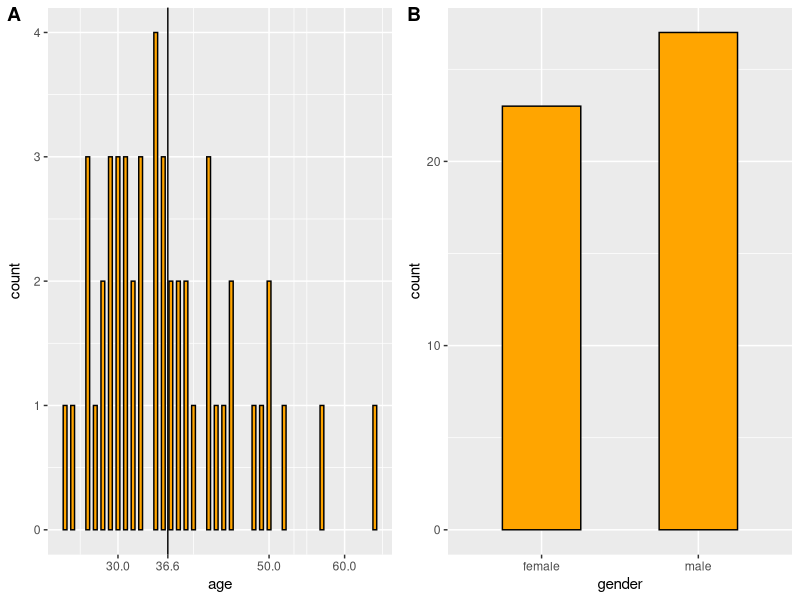
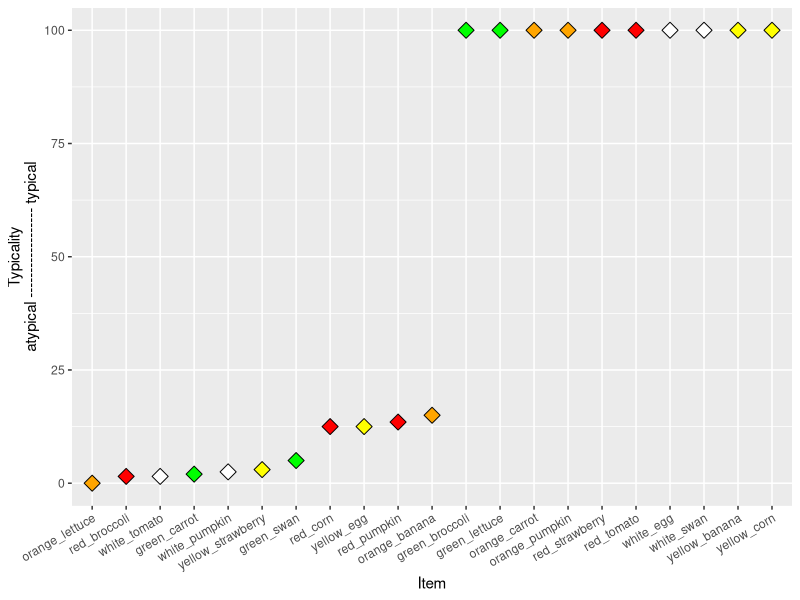
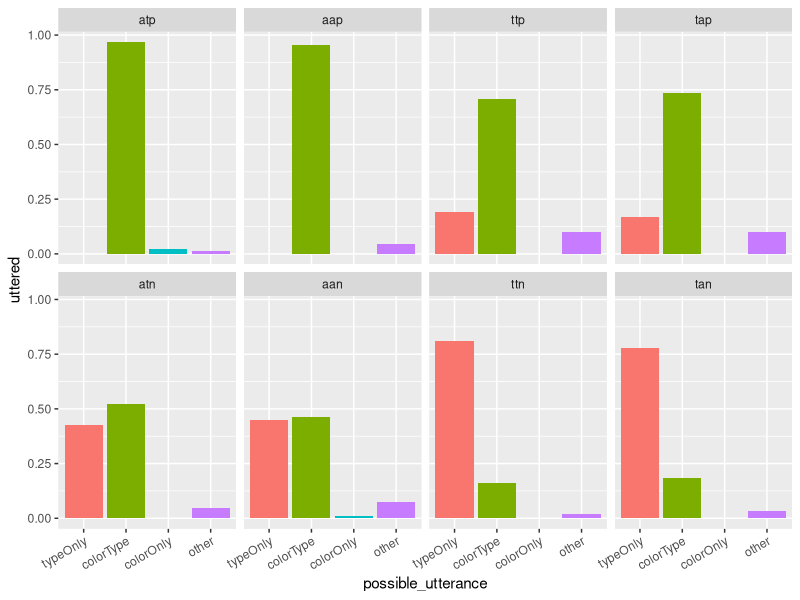
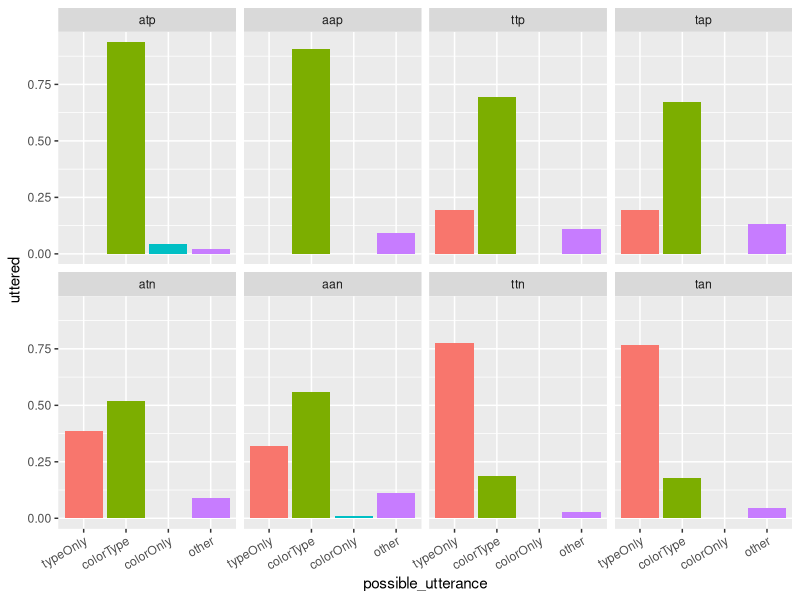
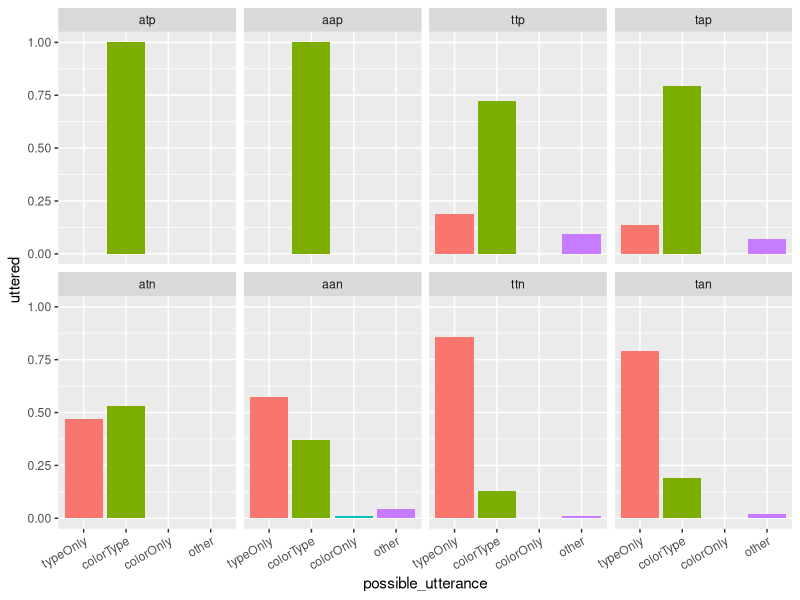
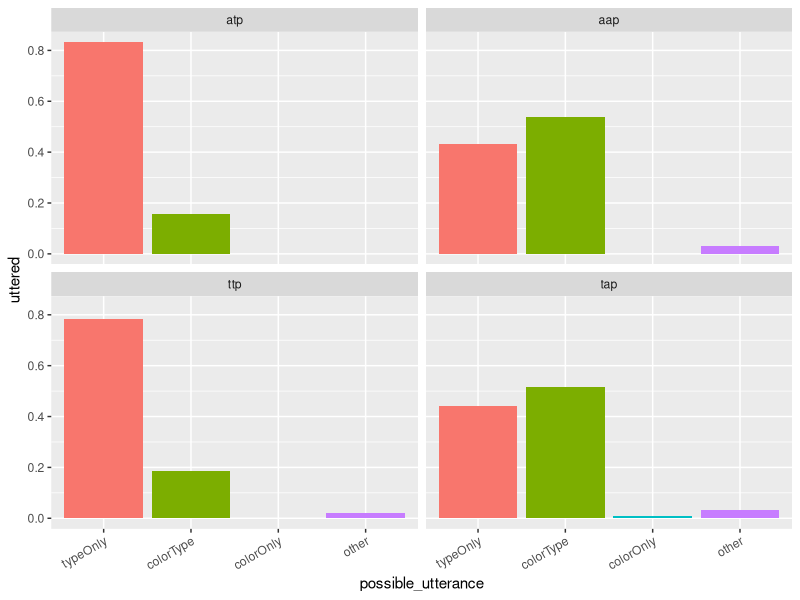
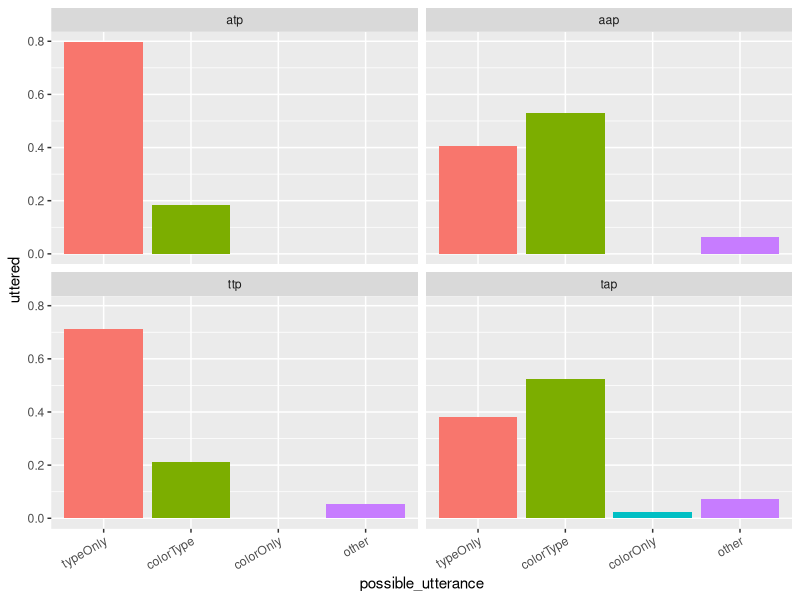
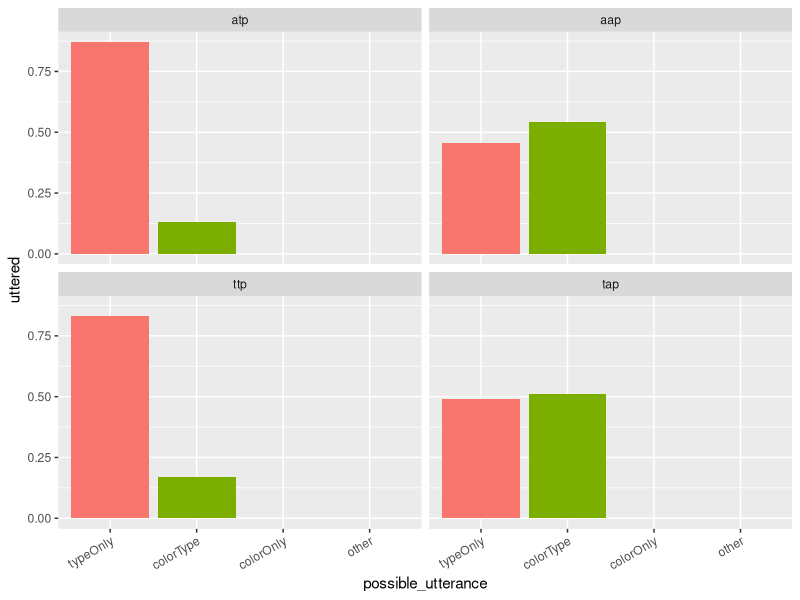

Reproduce these figures in R, in order. (Note: this script raises an error after producing the figures.)
## ---- chunk 1
knitr::opts_chunk$set(echo = TRUE)
## ---- chunk 2
library(cowplot)
library(tidyverse)
library(here)

df_import1 = read_csv(here::here("data","02_production","02_main","data1.csv")) %>%
  # exclude test
  # weird filter property will exclude NAs
  filter(is.na(comments) | !str_detect(comments,"TEST")) %>%
  filter(!str_detect(conversation, "elisakreiss"))

df_import = read_csv(here::here("data","02_production","02_main","data2.csv")) %>%
  # exclude test
  # weird filter property will exclude NAs
  filter(is.na(comments) | !str_detect(comments,"TEST")) %>% 
  filter(!str_detect(conversation, "elisakreiss")) %>% 
  bind_rows(df_import1)
## ---- chunk 3

# to identify multiple submissions
table(df_import$anon_worker_id)
# popular spellings of "english"
engl_spellings = c("english", "englis", "eng", "engilsh", "englsh", "en", "emglish")

# Exclusions
# glb_variant 1 => speaker
df_preclean = df_import %>% 
  # multiple submissions
  group_by(anon_worker_id) %>% 
  # mutate(blub = n()) %>% 
  filter(!(n() > 60)) %>% 
  ungroup() %>% 
  # if native language is not english
  mutate_at(vars(languages), funs(str_to_lower(.))) %>% 
  mutate_at(vars(languages), funs(ifelse(. %in% engl_spellings, "english", .))) %>%
  filter(glb_variant == 1 & str_detect(languages, "english")) 

position_encoder = df_preclean %>% 
  filter(str_detect(conversation, "top|bottom|left|right|1|2|3|4")) %>% 
  select(anon_worker_id, conversation) %>% 
  group_by(anon_worker_id) %>% 
  summarize(all_trials = n()) %>% 
  ungroup() %>% 
  filter(all_trials > 5)

posenc_list = as.list(position_encoder['anon_worker_id'])$anon_worker_id

taboo_player = df_preclean %>% 
  filter(str_detect(conversation, "thing|monkey|vegetable|swimmer|comes from chicken|halloween|make a salad with it|normally|oval|love bird|leaves|on one end|round|long")) %>%
  select(anon_worker_id, conversation) %>%
  group_by(anon_worker_id) %>% 
  mutate(all_trials = n()) %>% 
  ungroup() %>% 
  filter(all_trials > 6)

taboo_player_list = as.list(taboo_player['anon_worker_id'])$anon_worker_id

df_clean = df_preclean %>% 
  filter(!(anon_worker_id %in% posenc_list)) %>% 
  filter(!(anon_worker_id %in% taboo_player_list))

# number of participants before exclusion (68; 34)
length(unique(df_import$anon_worker_id))
# number of participants after exclusion (29)
length(unique(df_clean$anon_worker_id))
## ---- chunk 4
# create main df
df = df_clean
## ---- chunk 5

df_subj = df %>% 
  select(age,gender,timeSpent,anon_worker_id) %>% 
  distinct() %>% 
  mutate_at(vars(age), funs(as.integer(.)))

mean_age = round(mean(df_subj$age),digits = 1)
p_age = ggplot(df_subj,aes(x=age)) +
  geom_bar(width = .5,
           fill = "orange",
           color = "black") +
  geom_vline(xintercept= mean_age) +
  scale_x_continuous(breaks=c(20,30,50,60,70,mean_age))

p_gen = ggplot(df_subj,aes(x=gender)) +
  geom_bar(width = .5,
           fill = "orange",
           color = "black")

# mean_time = round(mean(df_subj$timeSpent), digits = 1)
# median_time = round(median(df_subj$timeSpent), digits = 1)
# p_time = ggplot(df_subj,aes(x=timeSpent)) +
#   geom_histogram(fill = "orange",
#            color = "black") +
#   geom_vline(xintercept=mean_time) +
#   geom_vline(xintercept=median_time,linetype="dashed") +
#   scale_x_continuous(breaks=c(median_time,mean_time,floor(5),floor(15),floor(20))) +
#   xlab("time spent") +
#   theme(axis.text.x = element_text(angle = 45, hjust = 1))

plot_grid(p_age, p_gen, labels = "AUTO", ncol = 2, align = 'v')

## ---- chunk 6

typ_data = read_csv(here::here("data","01_norming","02_main","typicality_data.csv")) %>% 
  filter(!(col_type=="green_corn" | col_type=="white_carrot" | type=="snowman")) %>% 
  mutate(bin_typ=ifelse(typicality>50,"typical","atypical"))

ggplot(typ_data, aes(x=reorder(col_type,typicality), y=typicality, fill=color)) +
  geom_point(size=4,
             color="black",
             shape=23) +
  scale_fill_identity() +
  theme(axis.text.x = element_text(angle = 30, hjust = 1)) +
  xlab("Item") +
  ylab("Typicality\natypical ------------------ typical")

typ_data_short = typ_data %>% 
  select(col_type, typicality)
## ---- chunk 7
df_time = df %>% 
  mutate(time = endTime - startTime) %>% 
  mutate_at(vars(time), funs(./60)) %>% 
  mutate_at(vars(time), funs(./60)) %>% 
  filter(time <= 4) %>% 
  select(speaker_chat)

## ---- chunk 8

# TODO: get rid of taboo stuff

color = c("yellow|yell|red|ref|orange|orng|ornage|orang|orane|oragne|white|whtie|green")

## ---- chunk 9
# most conservative split
cons_type = c("banana|banaa|bananna|nana|banan|bannaa|ban|broccoli|broc|carrot|carro|carot|cararot|c arrot|corn|tomato|tom|tamayo|egg|strawberry|straw|str|berry|lettuce|letc|cabbage|cabb|cabage|swan|goose|duck|pumpkin|pump|punmkn|pum")
# type_null = c("thing|one")
cons_other_types = c("lemon|bird|vegetable|fruit|ruit|cauliflower|califlower|cauli|caul|circle|tree|onion|animal")
# cons_type = c("banana|banaa|bananna|nana|banan|bannaa|ban|broccoli|broc|carrot|carro|carot|corn|tomato|tom|tamayo|egg|strawberry|straw|str|berry|lettuce|letc|swan|goose|pumpkin|pump|punmkn|pum")
# cons_other_types = c("lemon|cabbage|cabb|cabage|bird|vegetable|thing|one|fruit|ruit|cauliflower|cauli|caul|circle|tree|onion|animal")
cons_other_mod = c("original|normal|natural|natural color|un-natural|with color|no color|without color|with the correct color|off color|original color|regular|weird|not red|seasick|dyed|small|round|supposed to be|big|ugly|different color|different colour|no banana|not")

df_main = df %>% 
  mutate(target_item = str_c(targetcompColor, targetType, sep="_")) %>% 
  mutate(comp_item = str_c(targetcompColor, compType, sep="_")) %>% 
  select(intended_target, condition, speaker_chat, trial_number, anon_worker_id, target_item, targetType, comp_item, selected_image) %>% 
  # filter everything with longer conversations (corrections) on speaker side
  filter(!str_detect(speaker_chat, "\\|\\|\\|")) %>% 
  # mutate(refexp = str_c("::",speaker_chat,"::")) %>% 
  mutate(refexp = speaker_chat) %>% 
  # TODO: filter out all \n
  mutate_at(vars(refexp), funs(str_to_lower(.))) %>% 
  filter(!str_detect(refexp,"bottom")) %>% 
  # categorization
  mutate(ColorMention = ifelse(str_detect(refexp,color), 1, 0)) %>% 
  mutate(OtherModMention = ifelse(str_detect(refexp,cons_other_mod), 1, 0)) %>% 
  mutate(TypeMention = ifelse(str_detect(refexp,cons_type), 1, 0)) %>% 
  mutate(OtherTypeMention = ifelse(str_detect(refexp,cons_other_types), 1, 0)) %>% 
  
  mutate(UtteranceCat = case_when(
    (OtherModMention == 1) | (OtherTypeMention == 1) ~ "other",
    (ColorMention == 1) & (TypeMention == 1) ~ "colorType",
    (ColorMention == 1) ~ "colorOnly",
    (TypeMention == 1) ~ "typeOnly",
    TRUE ~ "whatisthis?"
  ))

# df_main %>%
#   select(anon_worker_id, refexp, UtteranceCat, condition) %>%
#   filter(condition == "tap",
#          UtteranceCat == "typeOnly") %>%
#   view()

# "other" utterances are mainly expressions that include: 
# cauliflower, lemon, (un)natural, regular, original color, off color (bird, with/out color, fruit, vegetable)
# df_main %>% 
#   filter(UtteranceCat == "other") %>% 
#   view()
## ---- chunk 10
df_plot_target = df_main %>% 
  select(intended_target, condition, refexp, UtteranceCat, trial_number, anon_worker_id, selected_image, target_item) %>% 
  filter(intended_target == "target") %>% 
  mutate(wrong_selection = !str_detect(selected_image, target_item)) %>% 
  filter(!wrong_selection) %>% 
  slice(rep(1:n(), each = 4)) %>%
  mutate(possible_utterance = rep_len(c("colorType", "colorOnly", "typeOnly", "other"), 
                                  length.out=n())) %>% 
  mutate(uttered = ifelse(UtteranceCat==possible_utterance,1,0)) %>% 
  mutate_at(vars(possible_utterance),
            funs(factor(., levels=c("typeOnly", "colorType", "colorOnly", "other")))) %>%
  mutate_at(vars(condition),
            funs(factor(., levels=c("atp", "aap", "ttp", "tap", "atn", "aan", "ttn", "tan"))))

ggplot(df_plot_target, aes(x=possible_utterance, y=uttered, fill=possible_utterance)) +
  facet_wrap(~condition, nrow=2) +
  # mean
  stat_summary(fun.y = "mean",
               geom = "bar",
               position = position_dodge(width = 0.9)) +
  # error bars 
  stat_summary(fun.data = "mean_cl_boot",
               geom = "linerange",
               color = "darkgrey",
               position = position_dodge(width = 0.9)) +
  theme(axis.text.x = element_text(angle = 30, hjust = 1)) +
  theme(legend.position = "none")
  

df_plot_target %>% 
  filter(trial_number <= 30) %>% 
  ggplot(., aes(x=possible_utterance, y=uttered, fill=possible_utterance)) +
    facet_wrap(~condition, nrow=2) +
    # mean
    stat_summary(fun.y = "mean",
                 geom = "bar",
                 position = position_dodge(width = 0.9)) +
    # error bars 
    stat_summary(fun.data = "mean_cl_boot",
                 geom = "linerange",
                 color = "darkgrey",
                 position = position_dodge(width = 0.9)) +
    theme(axis.text.x = element_text(angle = 30, hjust = 1)) +
    theme(legend.position = "none")

df_plot_target %>% 
  filter(trial_number > 30) %>% 
  ggplot(., aes(x=possible_utterance, y=uttered, fill=possible_utterance)) +
    facet_wrap(~condition, nrow=2) +
    # mean
    stat_summary(fun.y = "mean",
                 geom = "bar",
                 position = position_dodge(width = 0.9)) +
    # error bars 
    stat_summary(fun.data = "mean_cl_boot",
                 geom = "linerange",
                 color = "darkgrey",
                 position = position_dodge(width = 0.9)) +
    theme(axis.text.x = element_text(angle = 30, hjust = 1)) +
    theme(legend.position = "none")

# First half vs second half: ColorType utterances reduce in atn and aan condition in second trial half; "other" utterances reduce in second trial half
## ---- chunk 11
df_plot_comp = df_main %>% 
  select(intended_target, condition, refexp, UtteranceCat, trial_number, anon_worker_id, selected_image, comp_item) %>% 
  filter(intended_target == "firstDistractor") %>% 
  mutate(wrong_selection = !str_detect(selected_image, comp_item)) %>% 
  filter(!wrong_selection) %>% 
  slice(rep(1:n(), each = 4)) %>%
  mutate(possible_utterance = rep_len(c("colorType", "colorOnly", "typeOnly", "other"), 
                                  length.out=n())) %>% 
  mutate(uttered = ifelse(UtteranceCat==possible_utterance,1,0)) %>% 
  mutate_at(vars(possible_utterance),
            funs(factor(., levels=c("typeOnly", "colorType", "colorOnly", "other")))) %>%
  mutate_at(vars(condition),
            funs(factor(., levels=c("atp", "aap", "ttp", "tap", "atn", "aan", "ttn", "tan"))))

ggplot(df_plot_comp, aes(x=possible_utterance, y=uttered, fill=possible_utterance)) +
  facet_wrap(~condition, nrow=2) +
  # mean
  stat_summary(fun.y = "mean",
               geom = "bar",
               position = position_dodge(width = 0.9)) +
  # error bars 
  stat_summary(fun.data = "mean_cl_boot",
               geom = "linerange",
               color = "darkgrey",
               position = position_dodge(width = 0.9)) +
  theme(axis.text.x = element_text(angle = 30, hjust = 1)) +
  theme(legend.position = "none")
  

df_plot_comp %>% 
  filter(trial_number <= 30) %>% 
  ggplot(., aes(x=possible_utterance, y=uttered, fill=possible_utterance)) +
    facet_wrap(~condition, nrow=2) +
    # mean
    stat_summary(fun.y = "mean",
                 geom = "bar",
                 position = position_dodge(width = 0.9)) +
    # error bars 
    stat_summary(fun.data = "mean_cl_boot",
                 geom = "linerange",
                 color = "darkgrey",
                 position = position_dodge(width = 0.9)) +
    theme(axis.text.x = element_text(angle = 30, hjust = 1)) +
    theme(legend.position = "none")

df_plot_comp %>% 
  filter(trial_number > 30) %>% 
  ggplot(., aes(x=possible_utterance, y=uttered, fill=possible_utterance)) +
    facet_wrap(~condition, nrow=2) +
    # mean
    stat_summary(fun.y = "mean",
                 geom = "bar",
                 position = position_dodge(width = 0.9)) +
    # error bars 
    stat_summary(fun.data = "mean_cl_boot",
                 geom = "linerange",
                 color = "darkgrey",
                 position = position_dodge(width = 0.9)) +
    theme(axis.text.x = element_text(angle = 30, hjust = 1)) +
    theme(legend.position = "none")

# First half vs second half: ColorType utterances reduce in atn and aan condition in second trial half; "other" utterances reduce in second trial half
## ---- chunk 12

nocontrast_comp = df_main %>% 
  mutate(contrast_present = ifelse(str_detect(condition, "p"), 1, 0)) %>% 
  filter((intended_target == "target") & (contrast_present == 0)) %>%
  mutate(wrong_selection = !str_detect(selected_image, target_item)) %>% 
  filter(!wrong_selection) %>% 
  filter(UtteranceCat=="colorType" | UtteranceCat=="typeOnly") %>% 
  mutate(ColMentioned = ifelse(UtteranceCat=="colorType", 1, 0)) %>%  
  mutate_at(vars(intended_target), funs(ifelse(. == "target", "firstDistractor", "FIRE"))) %>% 
  mutate(target_typ = ifelse(str_sub(condition,2,2) == "t", 0, 1)) %>% 
  mutate(comp_typ = ifelse(str_sub(condition,1,1) == "t", 0, 1))

cuny_plot = df_main %>% 
  filter(intended_target == "firstDistractor" | intended_target == "target") %>%
  mutate(wrong_selection = case_when(
    (intended_target == "firstDistractor") ~ !str_detect(selected_image, comp_item),
    (intended_target == "target") ~ !str_detect(selected_image, target_item),
    TRUE ~ TRUE)) %>% 
  filter(!wrong_selection) %>% 
  filter(UtteranceCat=="colorType" | UtteranceCat=="typeOnly") %>% 
  mutate(ColMentioned = ifelse(UtteranceCat=="colorType", 1, 0)) %>%  
  mutate(contrast_present = ifelse(str_detect(condition, "p"), 1, 0)) %>% 
  mutate(target_typ = case_when(
    (intended_target == "target") & (str_sub(condition,1,1) == "t") ~ 0,
    (intended_target == "target") & (str_sub(condition,1,1) == "a") ~ 1,
    (intended_target == "firstDistractor") & (str_sub(condition,1,1) == "t") ~ 0,
    TRUE ~ 1
  )) %>% 
  mutate(comp_typ = case_when(
    (intended_target == "target") & (str_sub(condition,2,2) == "t") ~ 0,
    (intended_target == "target") & (str_sub(condition,2,2) == "a") ~ 1,
    (intended_target == "firstDistractor") & (str_sub(condition,2,2) == "t") ~ 0,
    TRUE ~ 1
  )) %>% 
  bind_rows(nocontrast_comp) %>% 
  mutate_at(vars(intended_target), funs(ifelse(. == "firstDistractor", "competitor", .))) %>% 
  mutate_at(vars(intended_target),
            funs(factor(., levels=c("target", "competitor")))) %>% 
  mutate_at(vars(comp_typ), funs(ifelse(. == 0, "typical", "atypical"))) %>% 
  mutate_at(vars(comp_typ),
            funs(factor(., levels=c("typical", "atypical")))) %>% 
  mutate_at(vars(contrast_present), funs(ifelse(. == 0, "no contrast", "contrast")))
  # mutate_at(vars(comp_typ),
  #           funs(factor(., levels=c("typical", "atypical"))))


# glimpse(cuny_plot)
typical_color = "#cc79a7" # purple
atypical_color = "#0071b2" # blue

ggplot(cuny_plot, aes(x=intended_target, y=ColMentioned, group=comp_typ, fill=comp_typ)) +
  # facet_wrap(~contrast_present) +
  # mean
  stat_summary(fun.y = "mean",
               geom = "bar",
               position = position_dodge(width = 0.9)) +
  # error bars 
  stat_summary(fun.data = "mean_cl_boot",
               geom = "linerange",
               color = "darkgrey",
               position = position_dodge(width = 0.9)) +
  xlab("Item that is being referred to") +
  ylab("Probability of modifier use") +
  labs(fill='Competitor typicality') +
  scale_fill_manual(values=c(typical_color, atypical_color)) +
  # theme(axis.text.x = element_text(angle = 30, hjust = 1)) +
  theme(legend.position = "top")

ggsave("cuny_prod.png", width = 5, height = 3)

# Judith's plots

target_color = "#d55e00" # red
comp_color = "#009e74"

ggplot(cuny_plot, aes(x=comp_typ, y=ColMentioned, group=intended_target, fill=intended_target)) +
  # facet_wrap(~contrast_present) +
  # mean
  stat_summary(fun.y = "mean",
               geom = "bar",
               width = 0.6,
               position = position_dodge(width = 0.6)) +
  # error bars 
  stat_summary(fun.data = "mean_cl_boot",
               geom = "errorbar",
               color = "black",
               size = .3,
               width = 0.3,
               position = position_dodge(width = 0.6)) +
  xlab("Competitor typicality") +
  ylab("Probability of modifier use") +
  labs(fill='Item that is\nbeing referred to') +
  scale_fill_manual(values=c(target_color, comp_color)) +
  # theme(axis.text.x = element_text(angle = 30, hjust = 1)) +
  theme(legend.position = "top")

ggsave("cuny_prod_judith1.png", width = 5, height = 3)

ggplot(cuny_plot, aes(x=contrast_present, y=ColMentioned, group=intended_target, fill=intended_target)) +
  # facet_wrap(~contrast_present) +
  # mean
  stat_summary(fun.y = "mean",
               geom = "bar",
               width = 0.6,
               position = position_dodge(width = 0.6)) +
  # error bars 
  stat_summary(fun.data = "mean_cl_boot",
               geom = "errorbar",
               color = "black",
               size = .3,
               width = 0.3,
               position = position_dodge(width = 0.6)) +
  xlab("Contrast presence") +
  ylab("Probability of modifier use") +
  labs(fill='Item that is\nbeing referred to') +
  scale_fill_manual(values=c(target_color, comp_color)) +
  # theme(axis.text.x = element_text(angle = 30, hjust = 1)) +
  theme(legend.position = "top")

ggsave("cuny_prod_judith2.png", width = 5, height = 3)

## ---- chunk 13

df_plot_byitem = df_main %>% 
  select(intended_target, condition, refexp, UtteranceCat, trial_number, target_item, targetType, selected_image) %>% 
  filter(intended_target == "target") %>%
  mutate(wrong_selection = !str_detect(selected_image, target_item)) %>% 
  filter(!wrong_selection) %>% 
  filter(UtteranceCat=="colorType" | UtteranceCat=="typeOnly") %>%
  mutate(ColMentioned = ifelse(UtteranceCat=="colorType", 1, 0)) %>% 
  mutate(coll_cond = case_when(
    str_detect(condition, "p") & str_sub(condition,1,1) == "t" ~ "contrast_typ",
    str_detect(condition, "p") & str_sub(condition,1,1) == "a" ~ "contrast_atyp",
    str_sub(condition,1,1) == "a" ~ "atyp",
    str_sub(condition,1,1) == "t" ~ "typ",
    TRUE ~ "FIRE"
  )) %>% 
  mutate_at(vars(coll_cond),
            funs(factor(., levels=c("contrast_atyp", "contrast_typ", "atyp", "typ"))))

ggplot(df_plot_byitem, aes(x=coll_cond, y=ColMentioned)) +
  facet_wrap(~targetType, nrow=2) +
  # mean
  stat_summary(fun.y = "mean",
               geom = "bar",
               position = position_dodge(width = 0.9)) +
  # error bars 
  stat_summary(fun.data = "mean_cl_boot",
               geom = "linerange",
               color = "darkgrey",
               position = position_dodge(width = 0.9)) +
  theme(axis.text.x = element_text(angle = 30, hjust = 1)) +
  theme(legend.position = "none")

table(df_plot_byitem$targetType, df_plot_byitem$coll_cond)

## ---- chunk 14
df_plot_target = df_main %>% 
  select(intended_target, condition, refexp, UtteranceCat, trial_number, target_item, targetType, selected_image, anon_worker_id) %>% 
  filter(intended_target == "target") %>%
  mutate(wrong_selection = !str_detect(selected_image, target_item)) %>% 
  filter(!wrong_selection) %>% 
  filter(UtteranceCat=="colorType" | UtteranceCat=="typeOnly") %>% 
  mutate(ColMentioned = ifelse(UtteranceCat=="colorType", 1, 0)) %>% 
  mutate(coll_cond = case_when(
    str_detect(condition, "p") ~ "contrast",
    str_sub(condition,1,1) == "a" ~ "atyp",
    str_sub(condition,1,1) == "t" ~ "typ",
    TRUE ~ "FIRE"
  )) %>% 
  mutate_at(vars(coll_cond),
            funs(factor(., levels=c("contrast", "atyp", "typ"))))

ggplot(df_plot_target, aes(x=coll_cond, y=ColMentioned)) +
  facet_wrap(~anon_worker_id, nrow=2) +
  # mean
  stat_summary(fun.y = "mean",
               geom = "bar",
               position = position_dodge(width = 0.9)) +
  # error bars 
  stat_summary(fun.data = "mean_cl_boot",
               geom = "linerange",
               color = "darkgrey",
               position = position_dodge(width = 0.9)) +
  theme(axis.text.x = element_text(angle = 30, hjust = 1)) +
  theme(legend.position = "none")

# participant 462219836317466 always used "off color" and "original color" utterances
table(df_plot_target$anon_worker_id, df_plot_target$ColMentioned)

# df_main %>% 
  # filter(anon_worker_id == "462219836317466") %>% 
  # select(refexp, condition, target_item, selected_image) %>% 
  # view()
  
## ---- chunk 15
# df_check = df_model_prereg %>%
#   group_by(target_item,comp_item,contrast) %>%
#   summarize(n = n()) %>%
#   view()
# 
# df_check

# all uttProbs if target is the target (for all conditions)
df_rsa_target = df_model_prereg %>%
  group_by(condition) %>%
  summarize(uttProb = mean(ColMentioned)) %>%
  ungroup() %>%
  mutate(intended_target = "target") %>%
  select(uttProb, condition, intended_target)

# uttProbs if comp is the target (for contrast-present conditions)
df_rsa_comp_prep = df_main %>%
  filter(intended_target == "firstDistractor") %>%
  mutate(wrong_selection = !str_detect(selected_image, comp_item)) %>%
  filter(!wrong_selection) %>%
  filter(UtteranceCat=="colorType" | UtteranceCat=="typeOnly") %>%
  mutate(ColMentioned = ifelse(UtteranceCat=="colorType", 1, 0)) %>%
  group_by(condition) %>%
  summarize(uttProb = mean(ColMentioned)) %>%
  ungroup() %>%
  select(uttProb, condition)


df_rsa_comp = df_model_prereg %>%
  group_by(condition) %>%
  summarize(uttProb = mean(ColMentioned)) %>%
  ungroup() %>%
  filter(!str_detect(condition, "p")) %>%
  mutate_at(vars(condition), funs(case_when(
    .=="atn" ~ "tan",
    .=="tan" ~ "atn",
    TRUE ~ .
  ))) %>%
  select(uttProb, condition) %>%
  bind_rows(df_rsa_comp_prep) %>%
  mutate(intended_target = "comp")

df_rsa = df_rsa_target %>%
  bind_rows(df_rsa_comp)

df_rsa

write_csv(df_rsa, "df_rsa.csv")

table(df_main$target_item,df_main$comp_item)
## ---- chunk 16
df_model_prereg = df_model_prereg %>%
  mutate(Contrast = fct_recode(contrast, "present"="1","absent"="0"), TargetTyp = fct_recode(target_typ_bin, "typical t"="1","atypical t"="0"), CompTyp = fct_recode(comp_typ_bin, "typical c"="1","atypical c"="0"), ColorMentioned = fct_recode(ColMentioned,"mentioned"="1","not mentioned"="0"))

#about half the time, color is mentioned
table(df_model_prereg$ColorMentioned)

# there is only a contrast one third of the time, but when there is, color is almost always mentioned (90%), whereas when there's not, bias is towards NOT mentioning color (35% color mentions)
table(df_model_prereg$Contrast)
prop.table(table(df_model_prereg$Contrast,df_model_prereg$ColorMentioned),mar=c(1))

# almost perfectly crossed target and competitor typicality
table(df_model_prereg$TargetTyp,df_model_prereg$CompTyp)

# within each level of the imbalanced contrast presence variable, almost perfectly balanced occurrences of typical and atypical targets/compettitors
table(df_model_prereg$TargetTyp,df_model_prereg$CompTyp,df_model_prereg$Contrast)

# if we split the data further by whether or not color was mentioned, we see that color is never not mentioned when a contrast is present and the target is typical -- this is likely to create problems for the model
table(df_model_prereg$TargetTyp,df_model_prereg$CompTyp,df_model_prereg$Contrast,df_model_prereg$ColorMentioned)

## ---- chunk 17
# modifier mention ~ contrast presence*typicality of target*typicality of competitor + (1+contrast presence*typicality of target|participant) + (1+contrast presence*typicality of target*typicality of competitor|item)
f_prereg = ColMentioned ~ c_contrast_present*c_target_typ*c_comp_typ + (1+contrast_present+c_target_typ+c_comp_typ|anon_worker_id) + (1+contrast_present+c_target_typ+c_comp_typ|targetType)

# JD model code
df_model_prereg$targetType = as.factor(df_model_prereg$targetType)

# ok, here's why the production model won't converge: it's because in the contrast present/typical target condition, everybody always mentions color. this means that there is no variability that the model can use to estimate the variance for the interaction of contrast presence and target typicality. which is why any model that included the two-way interaction between contrast presence and target typicality wouldn't converge (or rather, if you look at the summaries of those models' output, you'll see that the SE estimates for any interaction predictor involving both contrast presence and target typicality are through the roof). so here's the model that DOES converge because it doesn't include the problematic interaction terms
m = glmer(ColMentioned ~ c_contrast + c_target_typ_bin + c_comp_typ_bin + c_contrast:c_comp_typ_bin + c_target_typ_bin:c_comp_typ_bin + (1|anon_worker_id) + (1|targetType), data = df_model_prereg, family = "binomial")
summary(m)


# 1 NO RANDOM EFFECTS
# 1.1 Binned typicality
# 1.1.1 Centered typicality & contrast

m = glm(ColMentioned ~ c_contrast+c_target_typ_bin+c_comp_typ_bin, data = df_model_prereg, family = "binomial")
summary(m)

m = glm(ColMentioned ~ c_contrast+c_target_typ_bin+c_comp_typ_bin+c_contrast:c_target_typ_bin, data = df_model_prereg, family = "binomial")
summary(m)

m = glm(ColMentioned ~ c_contrast+c_target_typ_bin+c_comp_typ_bin+c_contrast:c_comp_typ_bin, data = df_model_prereg, family = "binomial")
summary(m)

m = glm(ColMentioned ~ c_contrast+c_target_typ_bin+c_comp_typ_bin+c_comp_typ_bin:c_target_typ_bin, data = df_model_prereg, family = "binomial")
summary(m)

m = glm(ColMentioned ~ c_contrast*c_target_typ_bin*c_comp_typ_bin, data = df_model_prereg, family = "binomial")
summary(m)

# 1.1.2 Centered typicality & non-centered contrast

m = glm(ColMentioned ~ contrast+c_target_typ_bin+c_comp_typ_bin, data = df_model_prereg, family = "binomial")
summary(m)

m = glm(ColMentioned ~ contrast+c_target_typ_bin+c_comp_typ_bin+contrast:c_target_typ_bin, data = df_model_prereg, family = "binomial")
summary(m)

m = glm(ColMentioned ~ contrast+c_target_typ_bin+c_comp_typ_bin+contrast:c_comp_typ_bin, data = df_model_prereg, family = "binomial")
summary(m)

m = glm(ColMentioned ~ contrast+c_target_typ_bin+c_comp_typ+c_comp_typ_bin:c_target_typ_bin, data = df_model_prereg, family = "binomial")
summary(m)

m = glm(ColMentioned ~ contrast*c_target_typ_bin*c_comp_typ_bin, data = df_model_prereg, family = "binomial")
summary(m)

# 1.1.3 Non-centered typicality & centered contrast

m = glm(ColMentioned ~ c_contrast+target_typ_bin+comp_typ_bin, data = df_model_prereg, family = "binomial")
summary(m)

m = glm(ColMentioned ~ c_contrast+target_typ_bin+comp_typ_bin+c_contrast:target_typ_bin, data = df_model_prereg, family = "binomial")
summary(m)

m = glm(ColMentioned ~ c_contrast+target_typ_bin+comp_typ_bin+c_contrast:comp_typ_bin, data = df_model_prereg, family = "binomial")
summary(m)

m = glm(ColMentioned ~ c_contrast+target_typ_bin+comp_typ_bin+comp_typ_bin:target_typ_bin, data = df_model_prereg, family = "binomial")
summary(m)

m = glm(ColMentioned ~ c_contrast*target_typ_bin*comp_typ_bin, data = df_model_prereg, family = "binomial")
summary(m)

# 1.1.4 Non-centered typicality & contrast

m = glm(ColMentioned ~ contrast+target_typ_bin+comp_typ_bin, data = df_model_prereg, family = "binomial")
summary(m)

m = glm(ColMentioned ~ contrast+target_typ_bin+comp_typ_bin+contrast:target_typ_bin, data = df_model_prereg, family = "binomial")
summary(m)

m = glm(ColMentioned ~ contrast+target_typ_bin+comp_typ_bin+contrast:comp_typ_bin, data = df_model_prereg, family = "binomial")
summary(m)

m = glm(ColMentioned ~ contrast+target_typ_bin+comp_typ_bin+comp_typ_bin:target_typ_bin, data = df_model_prereg, family = "binomial")
summary(m)

m = glm(ColMentioned ~ contrast*target_typ_bin*comp_typ_bin, data = df_model_prereg, family = "binomial")
summary(m)

# 1.2 Continuous typicality
# 1.2.1 Centered typicality & contrast

m = glm(ColMentioned ~ c_contrast+c_target_typ+c_comp_typ, data = df_model_prereg, family = "binomial")
summary(m)

m = glm(ColMentioned ~ c_contrast+c_target_typ+c_comp_typ+c_contrast:c_target_typ, data = df_model_prereg, family = "binomial")
summary(m)

m = glm(ColMentioned ~ c_contrast+c_target_typ+c_comp_typ+c_contrast:c_comp_typ, data = df_model_prereg, family = "binomial")
summary(m)

m = glm(ColMentioned ~ c_contrast+c_target_typ+c_comp_typ+c_comp_typ:c_target_typ, data = df_model_prereg, family = "binomial")
summary(m)

m = glm(ColMentioned ~ c_contrast*c_target_typ*c_comp_typ, data = df_model_prereg, family = "binomial")
summary(m)

# 1.2.2 Centered typicality & non-centered contrast

m = glm(ColMentioned ~ contrast+c_target_typ+c_comp_typ, data = df_model_prereg, family = "binomial")
summary(m)

m = glm(ColMentioned ~ contrast+c_target_typ+c_comp_typ+contrast:c_target_typ, data = df_model_prereg, family = "binomial")
summary(m)

m = glm(ColMentioned ~ contrast+c_target_typ+c_comp_typ+contrast:c_comp_typ, data = df_model_prereg, family = "binomial")
summary(m)

m = glm(ColMentioned ~ contrast+c_target_typ+c_comp_typ+c_comp_typ:c_target_typ, data = df_model_prereg, family = "binomial")
summary(m)

m = glm(ColMentioned ~ contrast*c_target_typ*c_comp_typ, data = df_model_prereg, family = "binomial")
summary(m)

# 1.2.3 Non-centered typicality & centered contrast

m = glm(ColMentioned ~ c_contrast+target_typ+comp_typ, data = df_model_prereg, family = "binomial")
summary(m)

m = glm(ColMentioned ~ c_contrast+target_typ+comp_typ+c_contrast:target_typ, data = df_model_prereg, family = "binomial")
summary(m)

m = glm(ColMentioned ~ c_contrast+target_typ+comp_typ+c_contrast:comp_typ, data = df_model_prereg, family = "binomial")
summary(m)

m = glm(ColMentioned ~ c_contrast+target_typ+comp_typ+comp_typ:target_typ, data = df_model_prereg, family = "binomial")
summary(m)

m = glm(ColMentioned ~ c_contrast*target_typ*comp_typ, data = df_model_prereg, family = "binomial")
summary(m)

# 1.2.4 Non-centered typicality & contrast

m = glm(ColMentioned ~ contrast+target_typ+comp_typ, data = df_model_prereg, family = "binomial")
summary(m)

m = glm(ColMentioned ~ contrast+target_typ+comp_typ+c_contrast:target_typ, data = df_model_prereg, family = "binomial")
summary(m)

m = glm(ColMentioned ~ contrast+target_typ+comp_typ+c_contrast:comp_typ, data = df_model_prereg, family = "binomial")
summary(m)

m = glm(ColMentioned ~ contrast+target_typ+comp_typ+comp_typ:target_typ, data = df_model_prereg, family = "binomial")
summary(m)

m = glm(ColMentioned ~ contrast*target_typ*comp_typ, data = df_model_prereg, family = "binomial")
summary(m)


# 2 RANDOM EFFECTS
# 2.1 Binned typicality
# 2.1.1 Centered typicality & contrast

m = glmer(ColMentioned ~ c_contrast+c_target_typ_bin+c_comp_typ_bin + (1|anon_worker_id), data = df_model_prereg, family = "binomial")
summary(m)

m = glmer(ColMentioned ~ c_contrast+c_target_typ_bin+c_comp_typ_bin+c_contrast:c_target_typ_bin + (1|anon_worker_id), data = df_model_prereg, family = "binomial")
summary(m)

m = glmer(ColMentioned ~ c_contrast+c_target_typ_bin+c_comp_typ_bin+c_contrast:c_comp_typ_bin + (1|anon_worker_id), data = df_model_prereg, family = "binomial")
summary(m)

m = glmer(ColMentioned ~ c_contrast+c_target_typ_bin+c_comp_typ_bin+c_comp_typ_bin:c_target_typ_bin + (1|anon_worker_id), data = df_model_prereg, family = "binomial")
summary(m)

m = glmer(ColMentioned ~ c_contrast*c_target_typ_bin*c_comp_typ_bin + (1|anon_worker_id), data = df_model_prereg, family = "binomial")
summary(m)

# 2.1.2 Centered typicality & non-centered contrast

m = glmer(ColMentioned ~ contrast+c_target_typ_bin+c_comp_typ_bin + (1|anon_worker_id), data = df_model_prereg, family = "binomial")
summary(m)

m = glmer(ColMentioned ~ contrast+c_target_typ_bin+c_comp_typ_bin+contrast:c_target_typ_bin + (1|anon_worker_id), data = df_model_prereg, family = "binomial")
summary(m)

m = glmer(ColMentioned ~ contrast+c_target_typ_bin+c_comp_typ_bin+contrast:c_comp_typ_bin + (1|anon_worker_id), data = df_model_prereg, family = "binomial")
summary(m)

m = glmer(ColMentioned ~ contrast+c_target_typ_bin+c_comp_typ+c_comp_typ_bin:c_target_typ_bin + (1|anon_worker_id), data = df_model_prereg, family = "binomial")
summary(m)

m = glmer(ColMentioned ~ contrast*c_target_typ_bin*c_comp_typ_bin + (1|anon_worker_id), data = df_model_prereg, family = "binomial")
summary(m)

# 2.1.3 Non-centered typicality & centered contrast

m = glmer(ColMentioned ~ c_contrast+target_typ_bin+comp_typ_bin + (1|anon_worker_id), data = df_model_prereg, family = "binomial")
summary(m)

m = glmer(ColMentioned ~ c_contrast+target_typ_bin+comp_typ_bin+c_contrast:target_typ_bin + (1|anon_worker_id), data = df_model_prereg, family = "binomial")
summary(m)

m = glmer(ColMentioned ~ c_contrast+target_typ_bin+comp_typ_bin+c_contrast:comp_typ_bin + (1|anon_worker_id), data = df_model_prereg, family = "binomial")
summary(m)

m = glmer(ColMentioned ~ c_contrast+target_typ_bin+comp_typ_bin+comp_typ_bin:target_typ_bin + (1|anon_worker_id), data = df_model_prereg, family = "binomial")
summary(m)

m = glmer(ColMentioned ~ c_contrast*target_typ_bin*comp_typ_bin + (1|anon_worker_id), data = df_model_prereg, family = "binomial")
summary(m)

# 2.1.4 Non-centered typicality & contrast

m = glmer(ColMentioned ~ contrast+target_typ_bin+comp_typ_bin + (1|anon_worker_id), data = df_model_prereg, family = "binomial")
summary(m)

m = glmer(ColMentioned ~ contrast+target_typ_bin+comp_typ_bin+contrast:target_typ_bin + (1|anon_worker_id), data = df_model_prereg, family = "binomial")
summary(m)

m = glmer(ColMentioned ~ contrast+target_typ_bin+comp_typ_bin+contrast:comp_typ_bin + (1|anon_worker_id), data = df_model_prereg, family = "binomial")
summary(m)

m = glmer(ColMentioned ~ contrast+target_typ_bin+comp_typ_bin+comp_typ_bin:target_typ_bin + (1|anon_worker_id), data = df_model_prereg, family = "binomial")
summary(m)

m = glmer(ColMentioned ~ contrast*target_typ_bin*comp_typ_bin + (1|anon_worker_id), data = df_model_prereg, family = "binomial")
summary(m)

# 2.2 Continuous typicality
# 2.2.1 Centered typicality & contrast

m = glmer(ColMentioned ~ c_contrast+c_target_typ+c_comp_typ + (1|anon_worker_id), data = df_model_prereg, family = "binomial")
summary(m)

m = glmer(ColMentioned ~ c_contrast+c_target_typ+c_comp_typ+c_contrast:c_target_typ + (1|anon_worker_id), data = df_model_prereg, family = "binomial")
summary(m)

m = glmer(ColMentioned ~ c_contrast+c_target_typ+c_comp_typ+c_contrast:c_comp_typ + (1|anon_worker_id), data = df_model_prereg, family = "binomial")
summary(m)

m = glmer(ColMentioned ~ c_contrast+c_target_typ+c_comp_typ+c_comp_typ:c_target_typ + (1|anon_worker_id), data = df_model_prereg, family = "binomial")
summary(m)

m = glmer(ColMentioned ~ c_contrast*c_target_typ*c_comp_typ + (1|anon_worker_id), data = df_model_prereg, family = "binomial")
summary(m)

# 2.2.2 Centered typicality & non-centered contrast

m = glmer(ColMentioned ~ contrast+c_target_typ+c_comp_typ + (1|anon_worker_id), data = df_model_prereg, family = "binomial")
summary(m)

m = glmer(ColMentioned ~ contrast+c_target_typ+c_comp_typ+contrast:c_target_typ + (1|anon_worker_id), data = df_model_prereg, family = "binomial")
summary(m)

m = glmer(ColMentioned ~ contrast+c_target_typ+c_comp_typ+contrast:c_comp_typ + (1|anon_worker_id), data = df_model_prereg, family = "binomial")
summary(m)

m = glmer(ColMentioned ~ contrast+c_target_typ+c_comp_typ+c_comp_typ:c_target_typ + (1|anon_worker_id), data = df_model_prereg, family = "binomial")
summary(m)

m = glmer(ColMentioned ~ contrast*c_target_typ*c_comp_typ + (1|anon_worker_id), data = df_model_prereg, family = "binomial")
summary(m)

# 2.2.3 Non-centered typicality & centered contrast

m = glmer(ColMentioned ~ c_contrast+target_typ+comp_typ + (1|anon_worker_id), data = df_model_prereg, family = "binomial")
summary(m)

m = glmer(ColMentioned ~ c_contrast+target_typ+comp_typ+c_contrast:target_typ + (1|anon_worker_id), data = df_model_prereg, family = "binomial")
summary(m)

m = glmer(ColMentioned ~ c_contrast+target_typ+comp_typ+c_contrast:comp_typ + (1|anon_worker_id), data = df_model_prereg, family = "binomial")
summary(m)

m = glmer(ColMentioned ~ c_contrast+target_typ+comp_typ+comp_typ:target_typ + (1|anon_worker_id), data = df_model_prereg, family = "binomial")
summary(m)

m = glmer(ColMentioned ~ c_contrast*target_typ*comp_typ + (1|anon_worker_id), data = df_model_prereg, family = "binomial")
summary(m)

# 2.2.4 Non-centered typicality & contrast

m = glmer(ColMentioned ~ contrast+target_typ+comp_typ + (1|anon_worker_id), data = df_model_prereg, family = "binomial")
summary(m)

m = glmer(ColMentioned ~ contrast+target_typ+comp_typ+c_contrast:target_typ + (1|anon_worker_id), data = df_model_prereg, family = "binomial")
summary(m)

m = glmer(ColMentioned ~ contrast+target_typ+comp_typ+c_contrast:comp_typ + (1|anon_worker_id), data = df_model_prereg, family = "binomial")
summary(m)

m = glmer(ColMentioned ~ contrast+target_typ+comp_typ+comp_typ:target_typ + (1|anon_worker_id), data = df_model_prereg, family = "binomial")
summary(m)

m = glmer(ColMentioned ~ contrast*target_typ*comp_typ + (1|anon_worker_id), data = df_model_prereg, family = "binomial")
summary(m)
















# f_notprereg = ColMentioned ~ c_contrast*c_target_typ_bin*c_comp_typ_bin + (1|anon_worker_id) + (1|target_item)
m.1 = glmer(f_prereg, data = df_model_prereg, family = "binomial")
summary(m.1)

m.2 = glm(ColMentioned ~ c_contrast+c_target_typ+c_comp_typ, data = df_model_prereg, family = "binomial")
summary(m.2)

m = glm(ColMentioned ~ c_contrast+c_target_typ*c_comp_typ,data=df_model_prereg,family="binomial")
summary(m)

m.3 = glmer(ColMentioned ~ c_contrast+c_target_typ+c_comp_typ + (1+c_target_typ|anon_worker_id), data = df_model_prereg, family = "binomial")
summary(m.3)

m.4 = glmer(ColMentioned ~ c_contrast+c_target_typ*c_comp_typ + (1+c_target_typ|anon_worker_id), data = df_model_prereg, family = "binomial")
summary(m.4)

m.5 = glmer(ColMentioned ~ contrast_present*target_typ_bin+comp_typ_bin  + (1+target_typ_bin|anon_worker_id) + (1|targetType), data = df_model_prereg, family = "binomial")
summary(m.5)

plot = df_model_prereg %>% ggplot(aes(x=c_target_typ, fill=ColMentioned)) + geom_histogram(stat="count")
plot = df_model_prereg %>% ggplot(aes(x=target_typ_bin, fill=ColMentioned)) + geom_histogram(stat="count")

plot

model_prereg = brm(
  formula = ColMentioned ~ contrast_present*target_typ_bin+comp_typ_bin  + (1+target_typ_bin|anon_worker_id) + (1|targetType),
  data = df_model_prereg,
  seed = 1702,
  family = 'bernoulli' # or bernoulli?
)

summary(model_prereg)

bayes_R2(model_prereg)

plot_model_prereg = 
  model_prereg %>% 
  as_tibble() %>% 
  select("b_Intercept", "b_contrast_present1", "b_target_typ_bin1", "b_comp_typ_bin1", "b_contrast_present1.target_typ_bin1") %>% 
  gather(key = "parameter", value = "posterior") %>% 
  mutate_at(vars(parameter), funs(str_replace_all(.,"b_",""))) %>%
  mutate_at(vars(parameter), funs(str_replace_all(.,"\\.",":"))) %>%
  mutate(parameter = as.factor(parameter)) %>%
  mutate(parameter = factor(parameter, levels = c("Intercept", "contrast_present1", "target_typ_bin1", "comp_typ_bin1", "contrast_present1:target_typ_bin1"))) %>%
  ggplot(aes(x = posterior)) + 
    geom_density(fill = "grey") +
    facet_wrap(~ parameter, scales = "free") +
  ylab("density\n") +
  xlab("\nparameter value") +
  theme_classic() +
  theme(legend.position = "right",
        legend.key.height = unit(2,"line"),
        legend.title = element_text(size = 18, face = "bold"),
        legend.text = element_text(size = 16),
        legend.background = element_rect(fill = "transparent"),
        strip.background = element_blank(),
        strip.text = element_text(size = 18, face = "bold"),
        axis.line = element_blank(),
        panel.spacing = unit(2, "lines"),
        plot.background = element_rect(fill = "transparent", colour = NA),
        panel.background = element_rect(fill = "transparent"),
        axis.text = element_text(size = 16),
        axis.title = element_text(size = 18, face = "bold"),
        plot.title = element_text(size = 18, face = "bold"),
        plot.margin = unit(c(0.2,0.1,0.2,0.1),"cm")) +
  geom_vline(xintercept = 0) +
  geom_segment(
    mapping = aes(y = 0, yend = 0, x = low, xend = high),
    color = "firebrick",
    size = 3,
    data = fixef(model_prereg) %>% as_tibble() %>%
      mutate(parameter = c("Intercept", "contrast_present1", "target_typ_bin1", "comp_typ_bin1", "contrast_present1:target_typ_bin1")) %>%
      mutate(parameter = as.factor(parameter)) %>%
      mutate(parameter = factor(parameter, levels = c("Intercept", "contrast_present1", "target_typ_bin1", "comp_typ_bin1", "contrast_present1:target_typ_bin1"))) %>%
      rename(low = Q2.5, high = Q97.5))

plot_model_prereg = 
  model_prereg %>% 
  as_tibble() %>% 
  select("b_Intercept", "b_c_contrast", "b_c_target_typ", "b_c_comp_typ", "b_c_target_typ.c_comp_typ") %>% 
  gather(key = "parameter", value = "posterior") %>% 
  mutate_at(vars(parameter), funs(str_replace_all(.,"b_",""))) %>%
  mutate_at(vars(parameter), funs(str_replace_all(.,"\\.",":"))) %>%
  mutate(parameter = as.factor(parameter)) %>%
  mutate(parameter = factor(parameter, levels = c("Intercept", "c_contrast", "c_target_typ", "c_comp_typ", "c_target_typ:c_comp_typ"))) %>%
  ggplot(aes(x = posterior)) + 
    geom_density(fill = "grey") +
    facet_wrap(~ parameter, scales = "free") +
  ylab("density\n") +
  xlab("\nparameter value") +
  theme_classic() +
  theme(legend.position = "right",
        legend.key.height = unit(2,"line"),
        legend.title = element_text(size = 18, face = "bold"),
        legend.text = element_text(size = 16),
        legend.background = element_rect(fill = "transparent"),
        strip.background = element_blank(),
        strip.text = element_text(size = 18, face = "bold"),
        axis.line = element_blank(),
        panel.spacing = unit(2, "lines"),
        plot.background = element_rect(fill = "transparent", colour = NA),
        panel.background = element_rect(fill = "transparent"),
        axis.text = element_text(size = 16),
        axis.title = element_text(size = 18, face = "bold"),
        plot.title = element_text(size = 18, face = "bold"),
        plot.margin = unit(c(0.2,0.1,0.2,0.1),"cm")) +
  geom_vline(xintercept = 0) +
  geom_segment(
    mapping = aes(y = 0, yend = 0, x = low, xend = high),
    color = "firebrick",
    size = 3,
    data = fixef(model_prereg) %>% as_tibble() %>%
      mutate(parameter = c("Intercept", "c_contrast", "c_target_typ", "c_comp_typ", "c_target_typ:c_comp_typ")) %>%
      mutate(parameter = as.factor(parameter)) %>%
      mutate(parameter = factor(parameter, levels = c("Intercept", "c_contrast", "c_target_typ", "c_comp_typ", "c_target_typ:c_comp_typ"))) %>%
      rename(low = Q2.5, high = Q97.5))

plot_model_prereg

ggsave(plot = plot_model_prereg, filename = "graphs/posterior_density_prereg.png",
       width = 15, height = 10)

## ---- chunk 18

df_model_prereg %>% 
  ggplot(., aes(x=contrast_present, y=ColMentioned, group=c_target_typ_bin, fill=c_target_typ_bin)) +
    facet_wrap(~c_comp_typ_bin) +
    # mean
    stat_summary(fun.y = "mean",
                 geom = "bar",
                 position = position_dodge(width = 0.9)) +
    # error bars 
    stat_summary(fun.data = "mean_cl_boot",
                 geom = "linerange",
                 color = "darkgrey",
                 position = position_dodge(width = 0.9)) +
    geom_point(position=position_jitterdodge(jitter.width = 0.3, jitter.height = 0.1,
  dodge.width = 0.9, seed = NA), alpha=0.5) +
    theme(axis.text.x = element_text(angle = 30, hjust = 1))
    # theme(legend.position = "none")

## ---- chunk 19
# library(corrplot)
# library(PerformanceAnalytics)
# 
# df_corr = df_model_prereg %>% 
#   mutate(id=str_c(anon_worker_id, "_", trial_number)) %>%
#   select(condition,ColMentioned,id) %>%
#   # tibble::rowid_to_column() %>%
#   spread(condition,ColMentioned) %>% 
#   as.data.frame()
# 
# rownames(df_corr) = df_corr$id
# 
# df_corr = select(df_corr,-id)
# 
# chart.Correlation(df_corr, histogram=TRUE, pch=19)
## ---- chunk 20
type = c("banana|banaa|bananna|nana|banan|bannaa|ban|broccoli|broc|carrot|carro|carot|corn|tomato|tom|tamayo|egg|strawberry|straw|str|berry|lettuce|letc|cabbage|cabb|cabage|swan|goose|pumpkin|pump|punmkn|pum")
# type_null = c("thing|one")
other_types = c("lemon|bird|vegetable|fruit|ruit|cauliflower|cauli|caul|circle|tree|onion|animal")
other_mod_typ = c("original|normal|natural|natural color|with the correct color|original color|regular")
other_mod_atyp = c("un-natural|off color|weird|seasick|dyed")
other_mod = c("with color|no color|without color|not red|small|round")


df_main_lesscons = df %>% 
  mutate(target_item = str_c(targetcompColor, targetType, sep="_")) %>% 
  select(intended_target, condition, speaker_chat, trial_number, anon_worker_id, target_item, targetType) %>% 
  # filter everything with longer conversations (corrections) on speaker side
  filter(!str_detect(speaker_chat, "\\|\\|\\|")) %>% 
  # mutate(refexp = str_c("::",speaker_chat,"::")) %>% 
  mutate(refexp = speaker_chat) %>% 
  # TODO: filter out all \n
  mutate_at(vars(refexp), funs(str_to_lower(.))) %>% 
  # categorization
  mutate(TypeMention = ifelse(str_detect(refexp,type), 1, 0)) %>% 
  # mutate(TypeNullMention = ifelse(str_detect(refexp,type_null), 1, 0)) %>% 
  mutate(OtherTypeMention = ifelse(str_detect(refexp,other_types), 1, 0)) %>%
  mutate(ColorMention = ifelse(str_detect(refexp,color), 1, 0)) %>% 
  mutate(OtherModMention_typ = ifelse(str_detect(refexp,other_mod_typ), 1, 0)) %>% 
  mutate(OtherModMention_atyp = ifelse(str_detect(refexp,other_mod_atyp), 1, 0)) %>%
  mutate(OtherModMention = ifelse(str_detect(refexp,other_mod), 1, 0)) %>%
   
  mutate(UtteranceCat = case_when(
    (ColorMention == 1) & (TypeMention == 1) ~ "colorType",
    (OtherModMention == 1) | (OtherTypeMention == 1) ~ "other",
    OtherModMention_typ == 1 ~ "other_typmod",
    OtherModMention_atyp == 1 ~ "other_atypmod",
    (ColorMention == 1) ~ "colorOnly",
    (TypeMention == 1) ~ "typeOnly",
    TRUE ~ "whatisthis?"
  ))

# "other" utterances are mainly expressions that include: 
# cauliflower and lemon (and bird, with/out color, fruit, vegetable)
df_main_lesscons %>% 
  filter(UtteranceCat == "other") %>% 
  view()
## ---- chunk 21
df_plot_target = df_main_lesscons %>% 
  select(intended_target, condition, refexp, UtteranceCat, trial_number, anon_worker_id) %>% 
  filter(intended_target == "target") %>% 
  slice(rep(1:n(), each = 4)) %>%
  mutate(possible_utterance = rep_len(c("colorType", "colorOnly", "typeOnly", "other_typmod", "other_atypmod", "other"), 
                                  length.out=n())) %>% 
  mutate(uttered = ifelse(UtteranceCat==possible_utterance,1,0)) %>% 
  mutate_at(vars(possible_utterance),
            funs(factor(., levels=c("colorType", "colorOnly", "typeOnly", "other_typmod", "other_atypmod", "other")))) %>%
  mutate_at(vars(condition),
            funs(factor(., levels=c("atp", "aap", "ttp", "tap", "atn", "aan", "ttn", "tan"))))

ggplot(df_plot_target, aes(x=possible_utterance, y=uttered, fill=possible_utterance)) +
  facet_wrap(~condition, nrow=2) +
  # mean
  stat_summary(fun.y = "mean",
               geom = "bar",
               position = position_dodge(width = 0.9)) +
  # error bars 
  stat_summary(fun.data = "mean_cl_boot",
               geom = "linerange",
               color = "darkgrey",
               position = position_dodge(width = 0.9)) +
  theme(axis.text.x = element_text(angle = 30, hjust = 1)) +
  theme(legend.position = "none")
  

df_plot_target %>% 
  filter(trial_number <= 30) %>% 
  ggplot(., aes(x=possible_utterance, y=uttered, fill=possible_utterance)) +
    facet_wrap(~condition, nrow=2) +
    # mean
    stat_summary(fun.y = "mean",
                 geom = "bar",
                 position = position_dodge(width = 0.9)) +
    # error bars 
    stat_summary(fun.data = "mean_cl_boot",
                 geom = "linerange",
                 color = "darkgrey",
                 position = position_dodge(width = 0.9)) +
    theme(axis.text.x = element_text(angle = 30, hjust = 1)) +
    theme(legend.position = "none")

df_plot_target %>% 
  filter(trial_number > 30) %>% 
  ggplot(., aes(x=possible_utterance, y=uttered, fill=possible_utterance)) +
    facet_wrap(~condition, nrow=2) +
    # mean
    stat_summary(fun.y = "mean",
                 geom = "bar",
                 position = position_dodge(width = 0.9)) +
    # error bars 
    stat_summary(fun.data = "mean_cl_boot",
                 geom = "linerange",
                 color = "darkgrey",
                 position = position_dodge(width = 0.9)) +
    theme(axis.text.x = element_text(angle = 30, hjust = 1)) +
    theme(legend.position = "none")

# First half vs second half: ColorType utterances reduce in atn and aan condition in second trial half; "other" utterances reduce in second trial half
## ---- chunk 22
df_plot_comp = df_main_lesscons %>% 
  select(intended_target, condition, refexp, UtteranceCat, trial_number, anon_worker_id) %>% 
  filter(intended_target == "firstDistractor") %>% 
  slice(rep(1:n(), each = 4)) %>%
  mutate(possible_utterance = rep_len(c("colorType", "colorOnly", "typeOnly", "other_typmod", "other_atypmod", "other"), 
                                  length.out=n())) %>% 
  mutate(uttered = ifelse(UtteranceCat==possible_utterance,1,0)) %>% 
  mutate_at(vars(possible_utterance),
            funs(factor(., levels=c("colorType", "colorOnly", "typeOnly", "other_typmod", "other_atypmod", "other")))) %>%
  mutate_at(vars(condition),
            funs(factor(., levels=c("atp", "aap", "ttp", "tap", "atn", "aan", "ttn", "tan"))))

ggplot(df_plot_comp, aes(x=possible_utterance, y=uttered, fill=possible_utterance)) +
  facet_wrap(~condition, nrow=2) +
  # mean
  stat_summary(fun.y = "mean",
               geom = "bar",
               position = position_dodge(width = 0.9)) +
  # error bars 
  stat_summary(fun.data = "mean_cl_boot",
               geom = "linerange",
               color = "darkgrey",
               position = position_dodge(width = 0.9)) +
  theme(axis.text.x = element_text(angle = 30, hjust = 1)) +
  theme(legend.position = "none")
  

df_plot_comp %>% 
  filter(trial_number <= 30) %>% 
  ggplot(., aes(x=possible_utterance, y=uttered, fill=possible_utterance)) +
    facet_wrap(~condition, nrow=2) +
    # mean
    stat_summary(fun.y = "mean",
                 geom = "bar",
                 position = position_dodge(width = 0.9)) +
    # error bars 
    stat_summary(fun.data = "mean_cl_boot",
                 geom = "linerange",
                 color = "darkgrey",
                 position = position_dodge(width = 0.9)) +
    theme(axis.text.x = element_text(angle = 30, hjust = 1)) +
    theme(legend.position = "none")

df_plot_comp %>% 
  filter(trial_number > 30) %>% 
  ggplot(., aes(x=possible_utterance, y=uttered, fill=possible_utterance)) +
    facet_wrap(~condition, nrow=2) +
    # mean
    stat_summary(fun.y = "mean",
                 geom = "bar",
                 position = position_dodge(width = 0.9)) +
    # error bars 
    stat_summary(fun.data = "mean_cl_boot",
                 geom = "linerange",
                 color = "darkgrey",
                 position = position_dodge(width = 0.9)) +
    theme(axis.text.x = element_text(angle = 30, hjust = 1)) +
    theme(legend.position = "none")

# First half vs second half: ColorType utterances reduce in atn and aan condition in second trial half; "other" utterances reduce in second trial half
